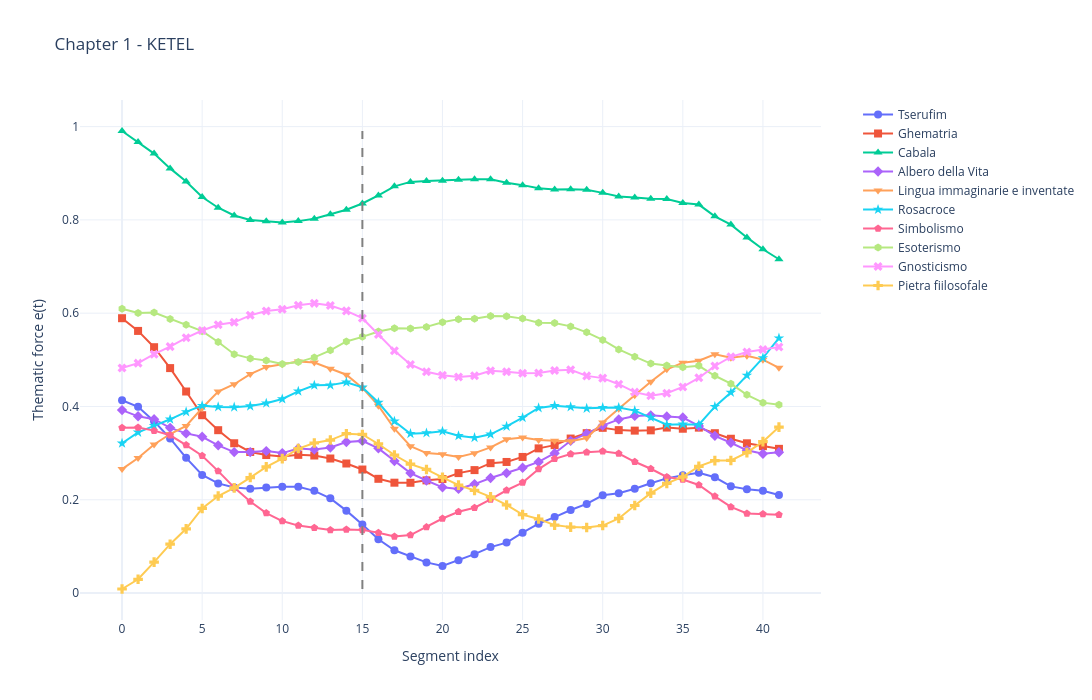

The code cell stored with this chart in its notebook:
### Code cell
flow_eq.init()
chapter_names = {1:'_KETEL', 2:'_HOKMAH', 3:'_BINAH', 4:'_HESED'}
n_c = 1
topics = flow_eq.topics
paragraphs = flow_eq.paragraphs
chapter_length = flow_eq.chapter_length
doc = flow_eq.doc
assert isinstance(doc, list)
doc = doc[0]
cultural_strength = flow_eq.cultural_strength
chapter_inter_length = flow_eq.chapter_inter_length
sentence_embedding = flow_eq.sentence_embeddings


this_chap = chapter_length[n_c]
text_segments = paragraphs[:this_chap]
lengths = chapter_inter_length[n_c]

n_segments = len(text_segments)
n_topics = len(topics)

print(f'Simulating flow on chapter {chapter_names[n_c]}')
e_matrix = np.zeros((n_segments, n_topics))
for t_idx, topic_key in enumerate(topics.keys()):
    for i in range(n_segments):
        e_next = flow_eq.evolve_strength(i, t_idx,  nu = 0.15, D=0.15)
        e_matrix[i, t_idx] = e_next

plot(text_segments, e_matrix, n_segments, topics, lengths, n_c, chapter_names)

### Figure 1 — Plotly figure (JSON) as saved in the notebook; plotly's stock layout.template omitted (floating-point values rounded to 4 significant figures)
{"data": [{"hovertemplate": "Index: %{x}<br>Value e(t): %{y:.2f}<br>Topic: Tserufim<extra></extra>", "marker": {"size": 8, "symbol": "circle"}, "mode": "lines+markers", "name": "Tserufim", "type": "scatter", "x": [0, 1, 2, 3, 4, 5, 6, 7, 8, 9, 10, 11, 12, 13, 14, 15, 16, 17, 18, 19, 20, 21, 22, 23, 24, 25, 26, 27, 28, 29, 30, 31, 32, 33, 34, 35, 36, 37, 38, 39, 40, 41], "y": [0.4134, 0.3994, 0.3683, 0.3315, 0.29, 0.2533, 0.2351, 0.2263, 0.2235, 0.2261, 0.2277, 0.2278, 0.2191, 0.2031, 0.1767, 0.1469, 0.1153, 0.0917, 0.07832, 0.0658, 0.05812, 0.07046, 0.08341, 0.09863, 0.1082, 0.1295, 0.1488, 0.163, 0.178, 0.1912, 0.2096, 0.2141, 0.2235, 0.2354, 0.2459, 0.2523, 0.2579, 0.2482, 0.2287, 0.2226, 0.2192, 0.2101]}, {"hovertemplate": "Index: %{x}<br>Value e(t): %{y:.2f}<br>Topic: Ghematria<extra></extra>", "marker": {"size": 8, "symbol": "square"}, "mode": "lines+markers", "name": "Ghematria", "type": "scatter", "x": [0, 1, 2, 3, 4, 5, 6, 7, 8, 9, 10, 11, 12, 13, 14, 15, 16, 17, 18, 19, 20, 21, 22, 23, 24, 25, 26, 27, 28, 29, 30, 31, 32, 33, 34, 35, 36, 37, 38, 39, 40, 41], "y": [0.5892, 0.562, 0.5271, 0.4823, 0.4321, 0.3813, 0.3492, 0.3212, 0.3025, 0.2959, 0.2925, 0.2963, 0.2949, 0.2885, 0.2778, 0.2648, 0.2449, 0.2366, 0.2364, 0.2416, 0.2444, 0.2572, 0.2636, 0.2785, 0.2811, 0.2918, 0.3102, 0.3172, 0.3313, 0.3428, 0.3542, 0.3493, 0.3482, 0.3488, 0.3548, 0.3523, 0.3546, 0.3427, 0.3308, 0.3211, 0.3149, 0.3092]}, {"hovertemplate": "Index: %{x}<br>Value e(t): %{y:.2f}<br>Topic: Cabala<extra></extra>", "marker": {"size": 8, "symbol": "triangle-up"}, "mode": "lines+markers", "name": "Cabala", "type": "scatter", "x": [0, 1, 2, 3, 4, 5, 6, 7, 8, 9, 10, 11, 12, 13, 14, 15, 16, 17, 18, 19, 20, 21, 22, 23, 24, 25, 26, 27, 28, 29, 30, 31, 32, 33, 34, 35, 36, 37, 38, 39, 40, 41], "y": [0.9905, 0.9672, 0.9421, 0.9104, 0.8821, 0.8489, 0.8261, 0.8093, 0.7999, 0.7969, 0.7945, 0.7973, 0.8025, 0.8121, 0.8217, 0.8351, 0.8525, 0.8719, 0.8815, 0.8835, 0.884, 0.886, 0.8874, 0.887, 0.8795, 0.8745, 0.8678, 0.8653, 0.8654, 0.8643, 0.8579, 0.85, 0.8482, 0.8455, 0.8447, 0.8363, 0.8328, 0.8077, 0.7899, 0.7624, 0.737, 0.7156]}, {"hovertemplate": "Index: %{x}<br>Value e(t): %{y:.2f}<br>Topic: Albero della Vita<extra></extra>", "marker": {"size": 8, "symbol": "diamond"}, "mode": "lines+markers", "name": "Albero della Vita", "type": "scatter", "x": [0, 1, 2, 3, 4, 5, 6, 7, 8, 9, 10, 11, 12, 13, 14, 15, 16, 17, 18, 19, 20, 21, 22, 23, 24, 25, 26, 27, 28, 29, 30, 31, 32, 33, 34, 35, 36, 37, 38, 39, 40, 41], "y": [0.3922, 0.3789, 0.3727, 0.3542, 0.3423, 0.3351, 0.3167, 0.3022, 0.3022, 0.3043, 0.3001, 0.3099, 0.3079, 0.312, 0.3238, 0.3263, 0.3102, 0.2831, 0.2572, 0.2413, 0.2267, 0.2233, 0.2337, 0.2467, 0.2572, 0.2688, 0.2811, 0.2999, 0.3264, 0.3418, 0.3589, 0.3723, 0.3798, 0.3809, 0.3788, 0.3763, 0.3583, 0.337, 0.3222, 0.3061, 0.2986, 0.302]}, {"hovertemplate": "Index: %{x}<br>Value e(t): %{y:.2f}<br>Topic: Lingua immaginarie e inventate<extra></extra>", "marker": {"size": 8, "symbol": "triangle-down"}, "mode": "lines+markers", "name": "Lingua immaginarie e inventate", "type": "scatter", "x": [0, 1, 2, 3, 4, 5, 6, 7, 8, 9, 10, 11, 12, 13, 14, 15, 16, 17, 18, 19, 20, 21, 22, 23, 24, 25, 26, 27, 28, 29, 30, 31, 32, 33, 34, 35, 36, 37, 38, 39, 40, 41], "y": [0.2658, 0.2897, 0.3186, 0.341, 0.3582, 0.3968, 0.432, 0.4477, 0.4694, 0.4849, 0.4904, 0.4965, 0.4943, 0.4809, 0.468, 0.4397, 0.4017, 0.3523, 0.3149, 0.3002, 0.2975, 0.2918, 0.3, 0.3123, 0.3296, 0.3336, 0.3279, 0.3266, 0.3256, 0.3324, 0.3655, 0.395, 0.4239, 0.4531, 0.4796, 0.4937, 0.4982, 0.512, 0.5044, 0.5088, 0.5004, 0.4828]}, {"hovertemplate": "Index: %{x}<br>Value e(t): %{y:.2f}<br>Topic: Rosacroce<extra></extra>", "marker": {"size": 8, "symbol": "star"}, "mode": "lines+markers", "name": "Rosacroce", "type": "scatter", "x": [0, 1, 2, 3, 4, 5, 6, 7, 8, 9, 10, 11, 12, 13, 14, 15, 16, 17, 18, 19, 20, 21, 22, 23, 24, 25, 26, 27, 28, 29, 30, 31, 32, 33, 34, 35, 36, 37, 38, 39, 40, 41], "y": [0.3212, 0.3446, 0.3585, 0.3725, 0.3885, 0.4018, 0.399, 0.3985, 0.4008, 0.407, 0.416, 0.4325, 0.4454, 0.4458, 0.4519, 0.4411, 0.4085, 0.3682, 0.3417, 0.3432, 0.3469, 0.3371, 0.3331, 0.3404, 0.3574, 0.3761, 0.3969, 0.4018, 0.399, 0.396, 0.3974, 0.3976, 0.3911, 0.3766, 0.361, 0.3617, 0.3608, 0.3996, 0.43, 0.4666, 0.504, 0.5464]}, {"hovertemplate": "Index: %{x}<br>Value e(t): %{y:.2f}<br>Topic: Simbolismo<extra></extra>", "marker": {"size": 8, "symbol": "pentagon"}, "mode": "lines+markers", "name": "Simbolismo", "type": "scatter", "x": [0, 1, 2, 3, 4, 5, 6, 7, 8, 9, 10, 11, 12, 13, 14, 15, 16, 17, 18, 19, 20, 21, 22, 23, 24, 25, 26, 27, 28, 29, 30, 31, 32, 33, 34, 35, 36, 37, 38, 39, 40, 41], "y": [0.3546, 0.3551, 0.3482, 0.3383, 0.3172, 0.2944, 0.2614, 0.2264, 0.1964, 0.1715, 0.1544, 0.1447, 0.1401, 0.1351, 0.1361, 0.1354, 0.1293, 0.1212, 0.1243, 0.1414, 0.1598, 0.1744, 0.1829, 0.2006, 0.2204, 0.2369, 0.2658, 0.2878, 0.2983, 0.3019, 0.3038, 0.2992, 0.2814, 0.2665, 0.249, 0.2434, 0.2317, 0.2074, 0.1847, 0.1708, 0.1698, 0.1681]}, {"hovertemplate": "Index: %{x}<br>Value e(t): %{y:.2f}<br>Topic: Esoterismo<extra></extra>", "marker": {"size": 8, "symbol": "hexagon"}, "mode": "lines+markers", "name": "Esoterismo", "type": "scatter", "x": [0, 1, 2, 3, 4, 5, 6, 7, 8, 9, 10, 11, 12, 13, 14, 15, 16, 17, 18, 19, 20, 21, 22, 23, 24, 25, 26, 27, 28, 29, 30, 31, 32, 33, 34, 35, 36, 37, 38, 39, 40, 41], "y": [0.6094, 0.6005, 0.6012, 0.5877, 0.5752, 0.5615, 0.5383, 0.5121, 0.5031, 0.4985, 0.4912, 0.4951, 0.5052, 0.5203, 0.5394, 0.5493, 0.5609, 0.5677, 0.5672, 0.5706, 0.5806, 0.5873, 0.5882, 0.594, 0.5932, 0.5883, 0.5795, 0.5791, 0.5717, 0.559, 0.5426, 0.5223, 0.5069, 0.492, 0.4879, 0.4843, 0.4871, 0.4659, 0.4488, 0.425, 0.4082, 0.4038]}, {"hovertemplate": "Index: %{x}<br>Value e(t): %{y:.2f}<br>Topic: Gnosticismo<extra></extra>", "marker": {"size": 8, "symbol": "x"}, "mode": "lines+markers", "name": "Gnosticismo", "type": "scatter", "x": [0, 1, 2, 3, 4, 5, 6, 7, 8, 9, 10, 11, 12, 13, 14, 15, 16, 17, 18, 19, 20, 21, 22, 23, 24, 25, 26, 27, 28, 29, 30, 31, 32, 33, 34, 35, 36, 37, 38, 39, 40, 41], "y": [0.4824, 0.4929, 0.5121, 0.5283, 0.5471, 0.5629, 0.5753, 0.5804, 0.5954, 0.6046, 0.6085, 0.617, 0.621, 0.6166, 0.6049, 0.5893, 0.5543, 0.5193, 0.4902, 0.4745, 0.4671, 0.4632, 0.4657, 0.4766, 0.4745, 0.471, 0.4719, 0.4771, 0.4786, 0.4656, 0.4608, 0.4478, 0.4307, 0.4231, 0.4283, 0.442, 0.4615, 0.4868, 0.5064, 0.5168, 0.5223, 0.5277]}, {"hovertemplate": "Index: %{x}<br>Value e(t): %{y:.2f}<br>Topic: Pietra fiilosofale<extra></extra>", "marker": {"size": 8, "symbol": "cross"}, "mode": "lines+markers", "name": "Pietra fiilosofale", "type": "scatter", "x": [0, 1, 2, 3, 4, 5, 6, 7, 8, 9, 10, 11, 12, 13, 14, 15, 16, 17, 18, 19, 20, 21, 22, 23, 24, 25, 26, 27, 28, 29, 30, 31, 32, 33, 34, 35, 36, 37, 38, 39, 40, 41], "y": [0.008738, 0.02953, 0.0664, 0.1048, 0.1377, 0.1814, 0.2079, 0.2256, 0.2476, 0.2705, 0.2881, 0.3098, 0.3217, 0.328, 0.3417, 0.3401, 0.3196, 0.296, 0.2764, 0.265, 0.248, 0.2314, 0.22, 0.2061, 0.1888, 0.1682, 0.1588, 0.1458, 0.1414, 0.1404, 0.1448, 0.16, 0.1878, 0.2143, 0.235, 0.2489, 0.2717, 0.284, 0.2843, 0.3011, 0.3246, 0.3558]}], "layout": {"height": 700, "legend": {"x": 1.05, "y": 1}, "shapes": [{"line": {"color": "gray", "dash": "dash"}, "type": "line", "x0": 15, "x1": 15, "y0": 0.008738, "y1": 0.9905}], "title": {"text": "Chapter 1 - KETEL"}, "width": 1200, "xaxis": {"title": {"text": "Segment index"}}, "yaxis": {"title": {"text": "Thematic force e(t)"}}}}
